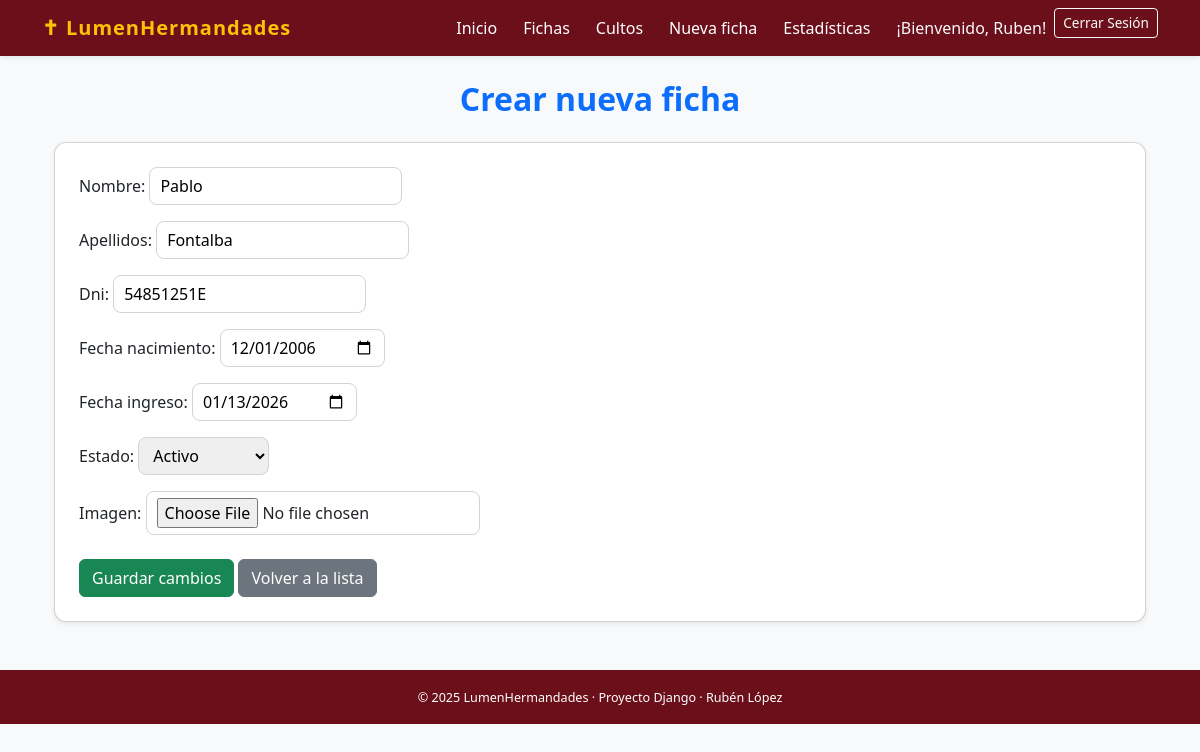
The app's page /ficha/1/editar/ (signed in) with its own data.
### lumenApp/models.py (models this page shows, shortened)
class Hermano(models.Model):
    nombre = models.CharField(max_length=100)
    apellidos = models.CharField(max_length=100)
    dni = models.CharField(max_length=20, unique=True)
    fecha_nacimiento = models.DateField()
    fecha_ingreso = models.DateField()
    estado = models.CharField(
        max_length=10,
        choices=EstadoHermano.choices,
        default=EstadoHermano.ACTIVO
    )
    imagen = models.ImageField(upload_to='hermanos/', blank=True, null=True)
    usuario = models.OneToOneField(User, on_delete=models.CASCADE)

### lumenApp/views.py (the view)
# urls.py: path('ficha/<int:pk>/editar/', views.FichaUpdateView.as_view(), name='editar_hermano'),
class FichaUpdateView(LoginRequiredMixin, UpdateView):
    model = Hermano
    form_class = HermanoForm
    template_name = 'lumenApp/ficha_editar.html'
    success_url = reverse_lazy('fichas_lista')
    def get_queryset(self):
        if es_admin(self.request.user):
            return Hermano.objects.all()
        return Hermano.objects.filter(usuario=self.request.user)
    def get_context_data(self, **kwargs):
        context = super().get_context_data(**kwargs)
        context['es_admin'] = es_admin(self.request.user)
        return context

### lumenApp/forms.py (shortened to what this page needs)
class HermanoForm(forms.ModelForm):
    class Meta:
        model = Hermano
        fields = ['nombre', 'apellidos', 'dni', 'fecha_nacimiento', 'fecha_ingreso', 'estado', 'imagen']
        widgets = {
            'fecha_nacimiento': forms.DateInput(attrs={'type': 'date'}),
            'fecha_ingreso': forms.DateInput(attrs={'type': 'date'}),
        }

### lumenApp/views.py (called while the page is built)
def es_admin(user):
    return user.groups.filter(name="Administradores").exists()

### lumenApp/templates/lumenApp/ficha_editar.html (shortened to what this page needs)
{% extends 'lumenApp/base.html' %}
{% block content %}
<div class="container mt-4">
    <h2 class="text-center text-primary mb-4">
        {% if ficha %}Editar Ficha de {{ ficha.nombre }} {{ ficha.apellidos }}{% else %}Crear nueva ficha{% endif %}
    </h2>
    <div class="card p-4 shadow-sm mb-3">
        <form method="post" enctype="multipart/form-data">
            {{ form.as_p }}
            <button type="submit" class="btn btn-success mt-2">Guardar cambios</button>
            <a href="{% url 'fichas_lista' %}" class="btn btn-secondary mt-2">Volver a la lista</a>
        </form>
    </div>
</div>
{% endblock %}

### lumenApp/templates/lumenApp/base.html (shortened to what this page needs)
{% load static %}
<!DOCTYPE html>
<html lang="es">
<head>
    <link href="https://cdn.jsdelivr.net/npm/bootstrap@5.3.3/dist/css/bootstrap.min.css" rel="stylesheet">
    <link rel="stylesheet" href="{% static 'lumenApp/css/styles.css' %}">
</head>
<body class="bg-light">
    <nav class="navbar navbar-expand-lg navbar-dark shadow-sm mb-4" style="background-color:#6b0f1a;">
        <div class="container">
            <a class="navbar-brand fw-bold text-warning" href="{% url 'principal' %}">
                ✝ LumenHermandades
            </a>
             <div class="navbar-nav ms-auto">
                {% if user.is_authenticated %}
                    <a class="nav-link text-white" href="{% url 'principal' %}">Inicio</a>
                    <a class="nav-link text-white" href="{% url 'fichas_lista' %}">Fichas</a>
                    <a class="nav-link text-white" href="{% url 'cultos_lista' %}">Cultos</a>
                    {% if es_admin %}
                        <a class="nav-link text-white" href="{% url 'crear_hermano' %}">Nueva ficha</a>
                        <a class="nav-link text-white" href="{% url 'estadisticas' %}">Estadísticas</a>
                    {% endif %}
                    <span class="navbar-text text-light mx-2">¡Bienvenido, {{ user.hermano.nombre }}!</span>
                    <form action="{% url 'logout' %}" method="post" class="d-inline">
                        <button type="submit" class="btn btn-outline-light btn-sm">Cerrar Sesión</button>
                    </form>
                {% else %}
                    <span class="navbar-text text-light ms-2">
                        <a class="text-light text-decoration-underline" href="{% url 'login' %}">Inicia sesión</a> para más funciones.
                    </span>
                {% endif %}
            </div>
        </div>
    </nav>
    <main class="container mb-5">
        {% block content %}{% endblock %}
    </main>
    <footer class="text-center py-3 text-white" style="background-color:#6b0f1a;">
        <small>
            &copy; {{ year|default:2025 }} LumenHermandades · Proyecto Django · Rubén López
        </small>
    </footer>
</body>
</html>

### lumenApp/static/lumenApp/css/styles.css (style rules this page uses)
body { font-family: "Segoe UI", Tahoma, sans-serif; background-color: #f8f9fa; }
.navbar-brand { letter-spacing: 1px; font-weight: bold; color: #4b2e83; }
.navbar a { color: #4b2e83; margin-right: 10px; }
h1, h2, h3 { font-weight: 600; color: #4b2e83; }
.card { border-radius: 12px; box-shadow: 0 2px 6px rgba(0,0,0,0.1); }
.btn-sm { font-size: 0.85rem; }
form label { font-weight: 500; }
form input, form select, form textarea { border-radius: 8px; border: 1px solid #ced4da; padding: 6px 10px; }
footer { font-size: 0.9rem; text-align: center; padding: 15px 0; background-color: #e9ecef; color: #495057; margin-top: 20px; }
a { text-decoration: none; }

### records on screen
Hermano: nombre "Pablo", apellidos "Fontalba", dni "54851251E", fecha_nacimiento "12/01/2006", fecha_ingreso "01/13/2026", estado "Activo"

### other values on screen
{{ user.hermano.nombre }} "Ruben"
{{ year|default:2025 }} "2025"
